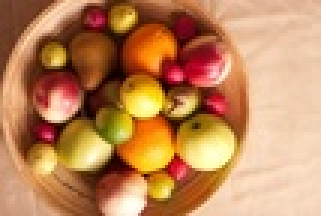
%> input picture hw2/exercise5/inputs/fruits.jpg, 107 x 72 px, shrunk from 510 x 340 before the run (shown 3 times larger)
$ octave code.m   (GNU Octave 9; MATLAB toolbox functions it lacks are replaced by stand-ins)
%> lines starting %> are read from the running program, lines starting %| are printed output that depends on the picture
%https://pixabay.com/photos/search/guava/
fruits = im2double(imread("../inputs/fruits.jpg"));
%rbms.info
books = im2double(imread("../inputs/books.jpg"));
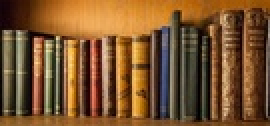
%> input picture hw2/exercise5/inputs/books.jpg, 135 x 63 px, shrunk from 640 x 300 before the run (shown 2 times larger)
%personal photo
orchids = im2double(imread("../inputs/orchids.jpg"));
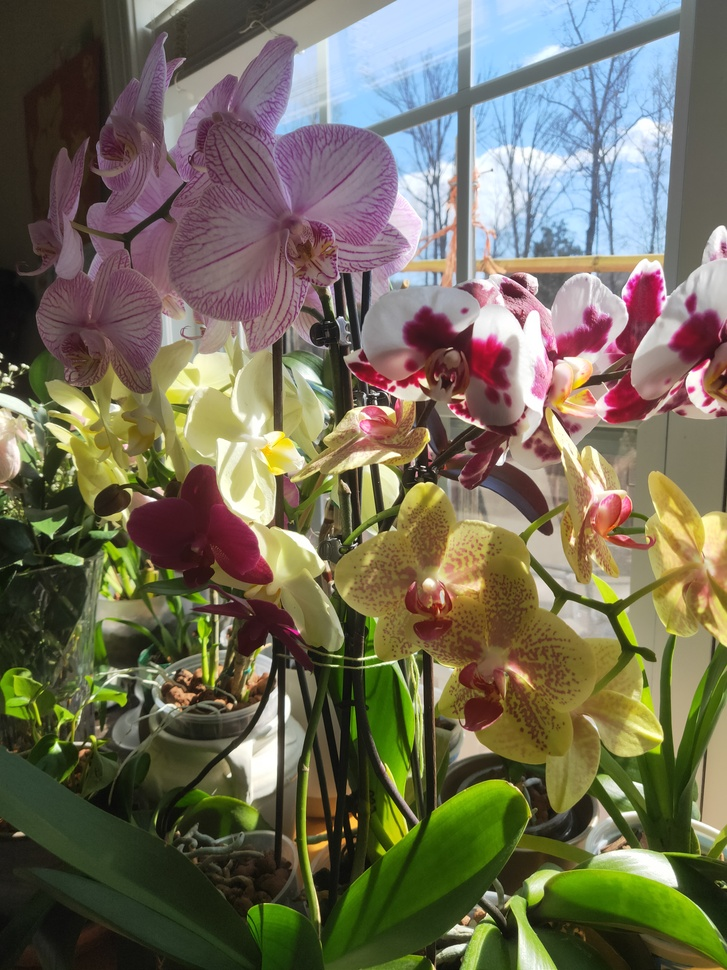
%> input picture hw2/exercise5/inputs/orchids.jpg, 727 x 970 px, shrunk from 3456 x 4608 before the run


%turn to hsv for tuning
fruitsHSV = rgb2hsv(fruits);
%> fruitsHSV: size 72x107x3 double; mean H, S, V 0.118, 0.596, 0.746
fh = fruitsHSV(:,:,1);
%increase saturation by 100%
fs = fruitsHSV(:,:,2)*2;
fv = fruitsHSV(:,:,3);
fruitf = hsv2rgb(cat(3, fh, fs, fv));
%increase contrast through histeq()
fruitf = histeq(fruitf);
%adjust RGB contrast
fruitf = imadjust(fruitf,[.4 .3 0; .9 1 1],[]);
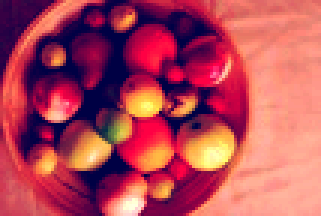
%> fruitf: size 72x107x3 double (shown 3 times larger); mean R, G, B 0.697, 0.278, 0.353

A = figure(1);
subplot(1,2,1);
imshow(fruits);
subplot(1,2,2);
imshow(fruitf);
saveas(A, "outputs/fruitf.jpg");

booksHSV = rgb2hsv(books);
%> booksHSV: size 63x135x3 double; mean H, S, V 0.109, 0.643, 0.486
bh = booksHSV(:,:,1);
bs = booksHSV(:,:,2)*2;
bv = booksHSV(:,:,3);
bookf = hsv2rgb(cat(3, bh, bs, bv));
bookf = histeq(bookf);
bookf = imadjust(bookf,[.4 .3 0; .9 1 1],[]);

B = figure(2);
subplot(1,2,1);
imshow(books);
subplot(1,2,2);
imshow(bookf);
saveas(B, "outputs/bookf.jpg");


orchidsHSV = rgb2hsv(orchids);
%> orchidsHSV: size 970x727x3 double; mean H, S, V 0.336, 0.407, 0.493
oh = orchidsHSV(:,:,1);
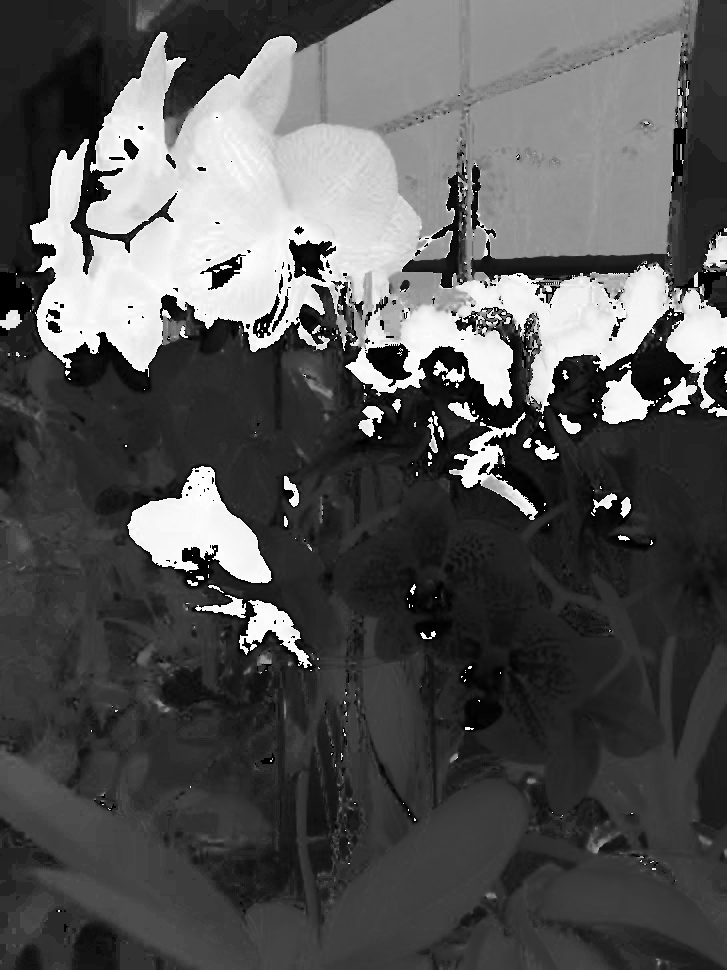
%> oh: size 970x727 double; min 0, max 0.999, mean 0.336
os = orchidsHSV(:,:,2)*2;
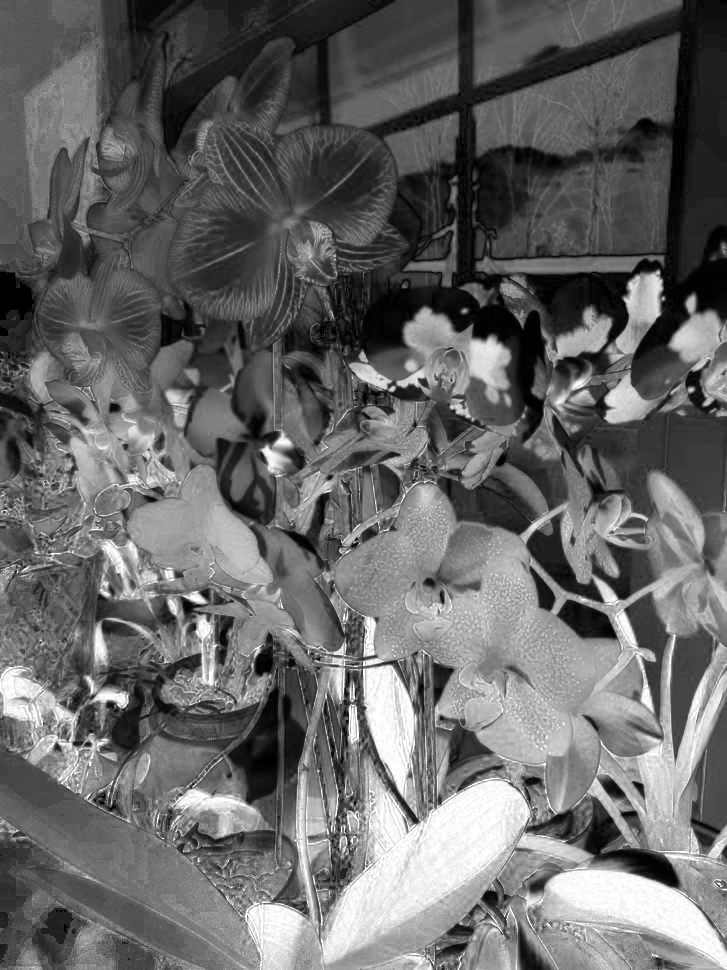
%> os: size 970x727 double; min 0, max 2, mean 0.813; drawn with min black and max white
ov = orchidsHSV(:,:,3);
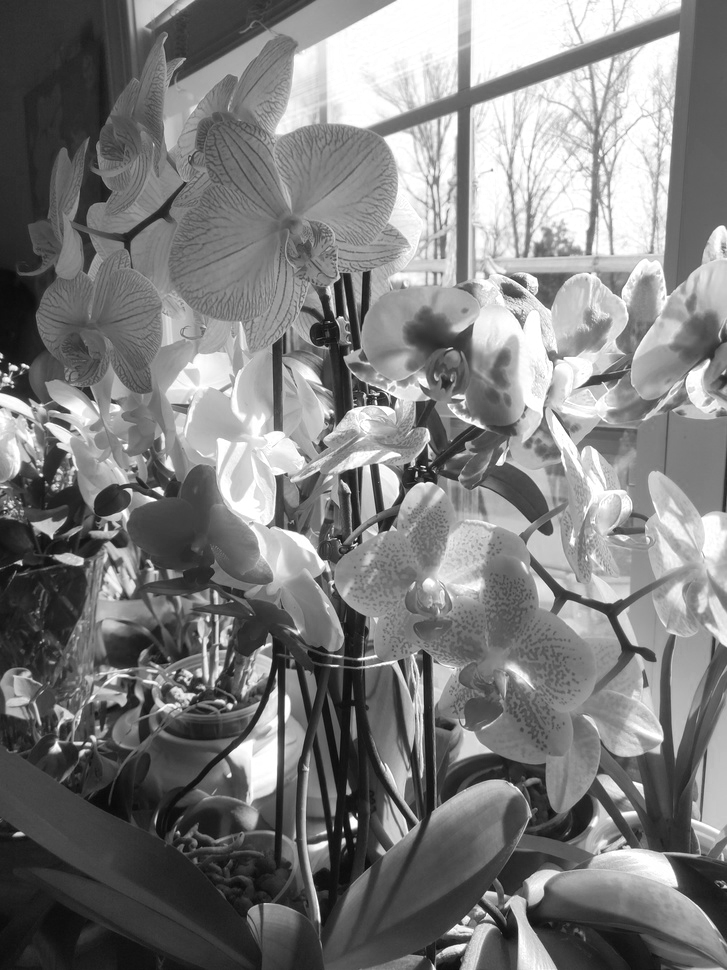
%> ov: size 970x727 double; min 0.0314, max 1, mean 0.493
orchidf = hsv2rgb(cat(3, oh, os, ov));
orchidf = histeq(orchidf);
orchidf = imadjust(orchidf,[.4 .3 0; .9 1 1],[]);
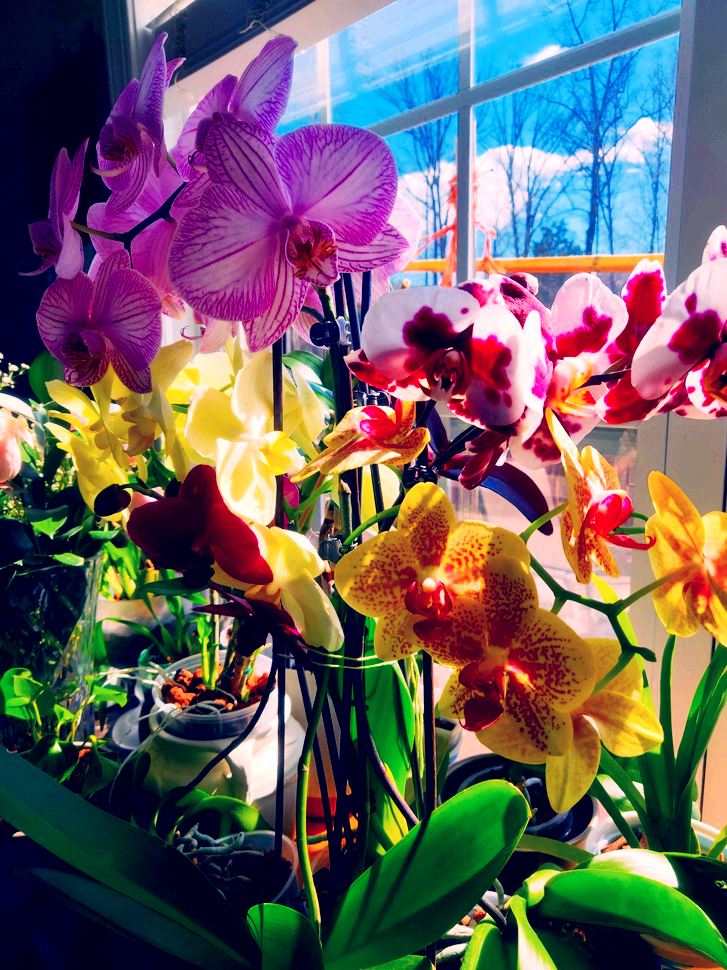
%> orchidf: size 970x727x3 double; mean R, G, B 0.42, 0.375, 0.386

C = figure(3);
subplot(1,2,1);
imshow(orchids);
subplot(1,2,2);
imshow(orchidf);
saveas(C, "outputs/orchidf.jpg");
